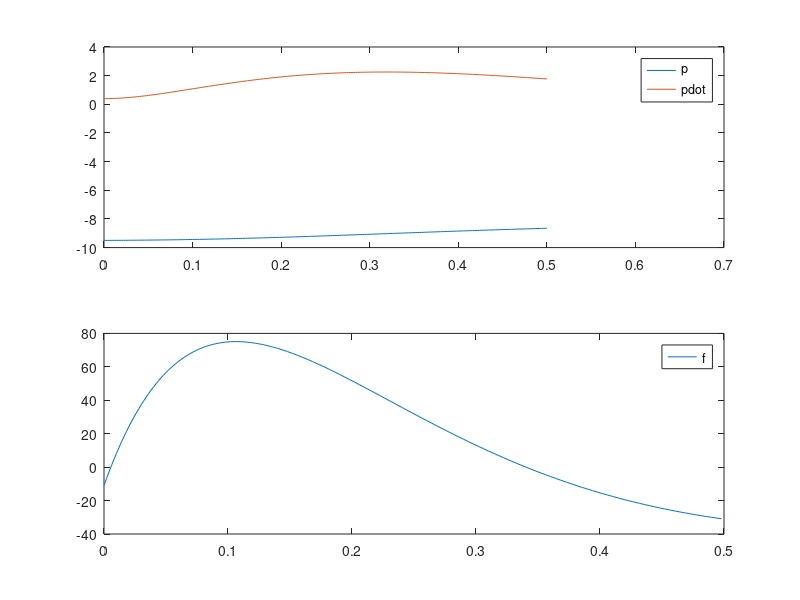

Source code (MATLAB):
function startercode212638
[T,X,U,XFORDISPLAY] = RunSimulation;
PlotResults(T,X,U);
p = mat2str(XFORDISPLAY(1),8)
pdot = mat2str(XFORDISPLAY(2),8)
end
%632
function [actuators,data] = initControlSystem(sensors,references,parameters,data)
data.A = [0 1; -2/8 -8/8];
data.B = [0;1/8];
data.C = [0,1];
data.xhat = [0;0];
data.u=0;
data.K = acker(data.A,data.B,[-1.5,-3]);
data.L = acker(data.A',data.C',[-4.5,-9])';
data.K
data.L
[actuators,data] = runControlSystem(sensors,references,parameters,data);
end

function [actuators,data] = runControlSystem(sensors,references,parameters,data)
u=-data.K*data.xhat;
y=sensors.pdot;
data.xhat=data.xhat+(data.A*data.xhat+data.B*u-data.L*(data.C*data.xhat-y))*parameters.tStep;
actuators.f= u+2*(-9)+7;
end

function [T,X,U,XFORDISPLAY] = RunSimulation
[t,x,tStep,nSteps,nStepsForDisplay] = InitSimulation;
T = t;
X = x;
U = [];
controller.init = @initControlSystem;
controller.run = @runControlSystem;
controller.sensors = GetSensors(t,x);
controller.references = struct;
controller.parameters = struct('tStep',tStep);
controller.data = struct;
[controller.actuators,controller.data] = ...
    controller.init(controller.sensors, ...
                    controller.references, ...
                    controller.parameters, ...
                    controller.data);
for iStep = 1:nSteps
    u = GetInput(controller.actuators);
    [t,x] = ode45(@(t,x) GetXDot(t,x,u),[t t+tStep],x);
    t = t(end);
    x = x(end,:)';
    controller.sensors = GetSensors(t,x);
    [controller.actuators,controller.data] = ...
    controller.run(controller.sensors, ...
                    controller.references, ...
                    controller.parameters, ...
                    controller.data);
    T = [T t];
    X = [X x];
    U = [U u];
    if iStep==nStepsForDisplay
        XFORDISPLAY = x;
    end
end
end

function [t,x,tStep,nSteps,nStepsForDisplay] = InitSimulation
t = 0;
x = [-9.50; 0.40];
tStep = 0.002;
nStepsForDisplay = 25;
nSteps = 250;
end

function u = GetInput(actuators)
u = actuators.f;
end

function sensors = GetSensors(t,x)
sensors.t = t;
sensors.pdot = x(2);
end

function xdot = GetXDot(t,x,u)
xdot = [x(2); (1/8)*(-(8*x(2)+2*x(1)+7)+u(1))];
end

function PlotResults(T,X,U)
clf;
subplot(2,1,1);
plot(T,X);
legend('p','pdot');
subplot(2,1,2);
plot(T(1:end-1),U);
legend('f');
end
